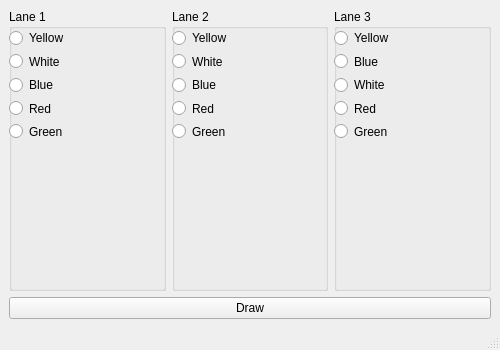
<?xml version="1.0" encoding="UTF-8"?>
<ui version="4.0">
 <class>MainWindow</class>
 <widget class="QMainWindow" name="MainWindow">
  <property name="enabled">
   <bool>true</bool>
  </property>
  <property name="geometry">
   <rect>
    <x>0</x>
    <y>0</y>
    <width>500</width>
    <height>350</height>
   </rect>
  </property>
  <property name="minimumSize">
   <size>
    <width>500</width>
    <height>350</height>
   </size>
  </property>
  <property name="maximumSize">
   <size>
    <width>500</width>
    <height>350</height>
   </size>
  </property>
  <property name="windowTitle">
   <string>Text flag</string>
  </property>
  <widget class="QWidget" name="centralwidget">
   <layout class="QVBoxLayout" name="verticalLayout">
    <item>
     <layout class="QHBoxLayout" name="horizontalLayout_4">
      <item>
       <widget class="QGroupBox" name="groupBox_1">
        <property name="title">
         <string>Lane 1</string>
        </property>
        <widget class="QWidget" name="layoutWidget">
         <property name="geometry">
          <rect>
           <x>0</x>
           <y>20</y>
           <width>55</width>
           <height>111</height>
          </rect>
         </property>
         <layout class="QVBoxLayout" name="verticalLayout_2">
          <item>
           <widget class="QRadioButton" name="radioButton_5">
            <property name="text">
             <string>Yellow</string>
            </property>
           </widget>
          </item>
          <item>
           <widget class="QRadioButton" name="radioButton_3">
            <property name="text">
             <string>White</string>
            </property>
           </widget>
          </item>
          <item>
           <widget class="QRadioButton" name="radioButton_4">
            <property name="text">
             <string>Blue</string>
            </property>
           </widget>
          </item>
          <item>
           <widget class="QRadioButton" name="radioButton">
            <property name="text">
             <string>Red</string>
            </property>
           </widget>
          </item>
          <item>
           <widget class="QRadioButton" name="radioButton_2">
            <property name="text">
             <string>Green</string>
            </property>
           </widget>
          </item>
         </layout>
        </widget>
       </widget>
      </item>
      <item>
       <widget class="QGroupBox" name="groupBox_2">
        <property name="title">
         <string>Lane 2</string>
        </property>
        <widget class="QWidget" name="layoutWidget">
         <property name="geometry">
          <rect>
           <x>0</x>
           <y>20</y>
           <width>55</width>
           <height>111</height>
          </rect>
         </property>
         <layout class="QVBoxLayout" name="verticalLayout_3">
          <item>
           <widget class="QRadioButton" name="radioButton_10">
            <property name="text">
             <string>Yellow</string>
            </property>
           </widget>
          </item>
          <item>
           <widget class="QRadioButton" name="radioButton_8">
            <property name="text">
             <string>White</string>
            </property>
           </widget>
          </item>
          <item>
           <widget class="QRadioButton" name="radioButton_9">
            <property name="text">
             <string>Blue</string>
            </property>
           </widget>
          </item>
          <item>
           <widget class="QRadioButton" name="radioButton_6">
            <property name="text">
             <string>Red</string>
            </property>
           </widget>
          </item>
          <item>
           <widget class="QRadioButton" name="radioButton_7">
            <property name="text">
             <string>Green</string>
            </property>
           </widget>
          </item>
         </layout>
        </widget>
       </widget>
      </item>
      <item>
       <widget class="QGroupBox" name="groupBox_3">
        <property name="title">
         <string>Lane 3</string>
        </property>
        <widget class="QWidget" name="layoutWidget">
         <property name="geometry">
          <rect>
           <x>0</x>
           <y>20</y>
           <width>55</width>
           <height>111</height>
          </rect>
         </property>
         <layout class="QVBoxLayout" name="verticalLayout_4">
          <item>
           <widget class="QRadioButton" name="radioButton_15">
            <property name="text">
             <string>Yellow</string>
            </property>
           </widget>
          </item>
          <item>
           <widget class="QRadioButton" name="radioButton_14">
            <property name="text">
             <string>Blue</string>
            </property>
           </widget>
          </item>
          <item>
           <widget class="QRadioButton" name="radioButton_13">
            <property name="text">
             <string>White</string>
            </property>
           </widget>
          </item>
          <item>
           <widget class="QRadioButton" name="radioButton_11">
            <property name="text">
             <string>Red</string>
            </property>
           </widget>
          </item>
          <item>
           <widget class="QRadioButton" name="radioButton_12">
            <property name="text">
             <string>Green</string>
            </property>
           </widget>
          </item>
         </layout>
        </widget>
       </widget>
      </item>
     </layout>
    </item>
    <item>
     <widget class="QPushButton" name="btnDraw">
      <property name="text">
       <string>Draw</string>
      </property>
     </widget>
    </item>
   </layout>
  </widget>
  <widget class="QMenuBar" name="menubar">
   <property name="geometry">
    <rect>
     <x>0</x>
     <y>0</y>
     <width>500</width>
     <height>21</height>
    </rect>
   </property>
  </widget>
  <widget class="QStatusBar" name="statusbar"/>
 </widget>
 <resources/>
 <connections/>
</ui>
